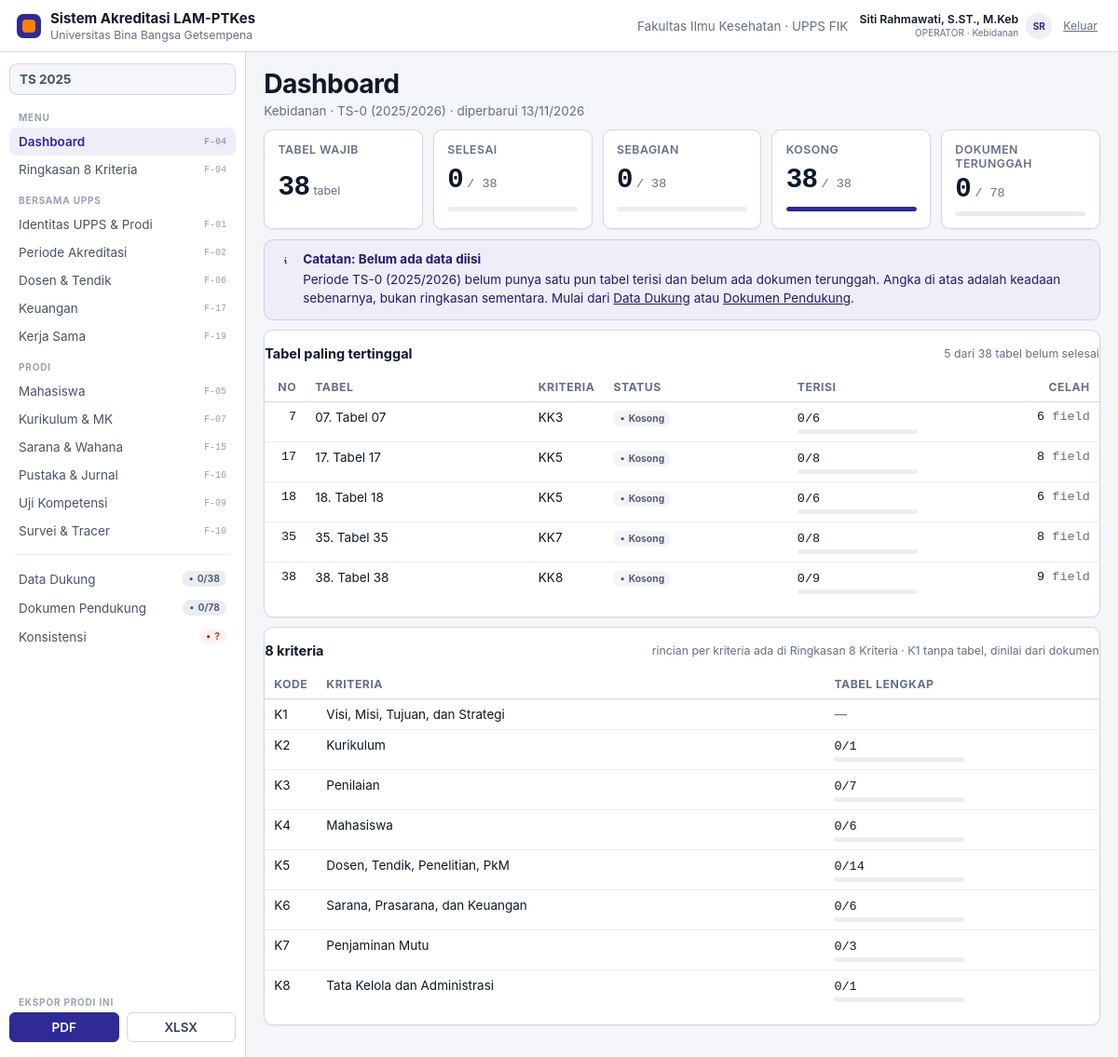
Screenshot of /index.php (signed in) with the database file from the repository.
### tables this page shows
CREATE TABLE pengguna (
  id            INT UNSIGNED NOT NULL AUTO_INCREMENT,
  email         VARCHAR(160) NOT NULL,                
  nama          VARCHAR(160) NOT NULL,
  sandi         VARCHAR(255) NULL,                    
  peran_kode    VARCHAR(32) NOT NULL,
  prodi_id      INT UNSIGNED NULL,                    
  aktif         TINYINT(1) NOT NULL DEFAULT 1,
  dibuat        DATETIME NOT NULL DEFAULT CURRENT_TIMESTAMP,
  masuk_terakhir DATETIME NULL,
  PRIMARY KEY (id),
  UNIQUE KEY uq_pengguna_email (email),
  CONSTRAINT fk_pengguna_peran FOREIGN KEY (peran_kode) REFERENCES peran(kode),
  CONSTRAINT fk_pengguna_prodi FOREIGN KEY (prodi_id) REFERENCES prodi(id)
);

CREATE TABLE prodi (
  id                     INT UNSIGNED NOT NULL AUTO_INCREMENT,
  upps_id                INT UNSIGNED NOT NULL,
  nama_ps                VARCHAR(120) NOT NULL,
  jenjang                ENUM('D-III','Sarjana','Profesi','Sarjana Terapan','Magister','Spesialis') NOT NULL,
  bidang                 VARCHAR(80)  NOT NULL,
  punya_tahap_profesi    TINYINT(1)   NOT NULL DEFAULT 0,
  nama_profesi_lulusan   VARCHAR(80)  NULL,
  lama_studi_semester    TINYINT UNSIGNED NULL,
  nama_uji_kompetensi    VARCHAR(120) NULL,
  peringkat_akreditasi   VARCHAR(40)  NULL,
  tgl_akreditasi         DATE NULL,
  tgl_berakhir_akreditasi DATE NULL,
  aktif                  TINYINT(1) NOT NULL DEFAULT 1,
  dibuat                 DATETIME NOT NULL DEFAULT CURRENT_TIMESTAMP,
  diubah                 DATETIME NOT NULL DEFAULT CURRENT_TIMESTAMP ON UPDATE CURRENT_TIMESTAMP,
  PRIMARY KEY (id),
  UNIQUE KEY uq_prodi_nama (upps_id, nama_ps),
  CONSTRAINT fk_prodi_upps FOREIGN KEY (upps_id) REFERENCES upps(id)
);

CREATE TABLE periode (
  id            INT UNSIGNED NOT NULL AUTO_INCREMENT,
  prodi_id      INT UNSIGNED NOT NULL,
  tahun_ts      SMALLINT UNSIGNED NOT NULL,           
  tahun_ss      SMALLINT UNSIGNED NULL,               
  tgl_pengajuan DATE NULL,
  catatan       VARCHAR(255) NULL,
  aktif         TINYINT(1) NOT NULL DEFAULT 1,
  dibuat        DATETIME NOT NULL DEFAULT CURRENT_TIMESTAMP,
  PRIMARY KEY (id),
  UNIQUE KEY uq_periode (prodi_id, tahun_ts),
  CONSTRAINT fk_periode_prodi FOREIGN KEY (prodi_id) REFERENCES prodi(id),
  CONSTRAINT ck_periode_ts CHECK (tahun_ts BETWEEN 2000 AND 2100)
);

CREATE TABLE IF NOT EXISTS kriteria (
  kode       CHAR(2) NOT NULL,
  nama       VARCHAR(160) NOT NULL,
  PRIMARY KEY (kode)
);

### web/tampilan/kerangka/komponen.php (the view, shortened to what the rows shown need)
<?php
require_once dirname(__DIR__, 2) . '/system/view.php';
function gaya_kerangka(): string
{
    return '<link rel="stylesheet" href="' . e(BASE_URL) . 'aset/css/kerangka.css?v=1">';
}
function kartu(string $judul, string $isi, array $opsi = []): string
{
    $kelas = trim('card ' . (string) ($opsi['kelas'] ?? ''));
    $id = isset($opsi['id']) ? ' id="' . e((string) $opsi['id']) . '"' : '';
    $kepala = '';
    if ($judul !== '' || !empty($opsi['catatan']) || !empty($opsi['aksi'])) {
        $kepala = '<div class="card-head"><h2>' . e($judul) . '</h2>';
        if (!empty($opsi['catatan'])) {
            $kepala .= '<span class="note">' . e((string) $opsi['catatan']) . '</span>';
        }
        $kepala .= '</div>';
    }
    return '<section class="' . e($kelas) . '"' . $id . '>' . $kepala . $isi . '</section>';
}
function tabel_html(array $kolom, array $baris, array $opsi = []): string
{
    $norm = [];
    foreach ($kolom as $k => $kol) {
        $norm[] = [
            'kunci' => (string) ($kol['kunci'] ?? $k),
            'label' => (string) ($kol['label'] ?? $kol['kunci'] ?? $k),
            'kelas' => (string) ($kol['kelas'] ?? ''),
            'html'  => (bool) ($kol['html'] ?? false),
            'lebar' => isset($kol['lebar']) ? (string) $kol['lebar'] : '',
        ];
    }
    $th = '';
    foreach ($norm as $k) {
        $th .= '<th' . ($k['kelas'] !== '' ? ' class="' . e($k['kelas']) . '"' : '')
             . ($k['lebar'] !== '' ? ' style="width:' . e($k['lebar']) . '"' : '') . '>'
             . e($k['label']) . '</th>';
    }
    $tb = '';
    foreach ($baris as $b) {
        $tr = '';
        foreach ($norm as $k) {
            $v = $b[$k['kunci']] ?? null;
            $kelas = $k['kelas'];
            if (is_array($v)) {
                $isi = (string) ($v['html'] ?? e($v['isi'] ?? ''));
                $kelas = trim($kelas . ' ' . (string) ($v['kelas'] ?? ''));
            } elseif ($v === null || $v === '') {
                $isi = '<span class="muted">—</span>';
            } else {
                $isi = $k['html'] ? (string) $v : e($v);
            }
            $tr .= '<td' . ($kelas !== '' ? ' class="' . e($kelas) . '"' : '') . '>' . $isi . '</td>';
        }
        $tb .= '<tr>' . $tr . '</tr>';
    }
    $tabel = '<table class="tbl' . (isset($opsi['kelas']) ? ' ' . e((string) $opsi['kelas']) : '') . '">'
           . '<thead><tr>' . $th . '</tr></thead><tbody>' . $tb . '</tbody></table>';
    return !empty($opsi['tanpa_bungkus']) ? $tabel : '<div class="tbl-wrap">' . $tabel . '</div>';
}
function bar_bagian(float $bagian, float $dari, string $kelas = ''): string
{
    $persen = max(0.0, min(100.0, $bagian / $dari * 100));
    return '<span class="bar' . ($kelas !== '' ? ' ' . e($kelas) : '') . '">'
         . '<i style="width:' . e(number_format($persen, 1, '.', '')) . '%"></i></span>';
}
function strip_angka(array $item): string
{
    $out = '';
    foreach ($item as $it) {
        $nilai = (int) ($it['nilai'] ?? 0);
        $dari = isset($it['dari']) ? (int) $it['dari'] : null;
        $angka = '<b class="num">' . e(number_format($nilai, 0, ',', '.')) . '</b>';
        if ($dari !== null) {
            $angka .= '<span class="strip-dari">/ ' . e(number_format($dari, 0, ',', '.')) . '</span>';
        }
        if (!empty($it['satuan'])) {
            $angka .= ' <span class="strip-satuan">' . e((string) $it['satuan']) . '</span>';
        }
        $out .= '<div class="strip-item">'
              . '<div class="strip-label">' . e((string) ($it['label'] ?? '')) . '</div>'
              . '<div class="strip-angka">' . $angka . '</div>'
              . ($dari !== null ? bar_bagian($nilai, $dari) : '')
              . (!empty($it['ket']) ? '<div class="strip-ket">' . e((string) $it['ket']) . '</div>' : '')
              . '</div>';
    }
    return '<div class="strip">' . $out . '</div>';
}
function rekap_kriteria(int $prodiId, int $periodeId): array
{
    $semua = rekap_semua_tabel($prodiId, $periodeId);
    $per = @rekap_per_kriteria($prodiId, $periodeId);
    $sehat = $per !== [] && array_sum(array_column($per, 'total')) === count($semua);
    if ($sehat) {
        return $per;
    }
    $out = [];
    ksort($out);
    return array_values($out);
}

### web/system/layout.php (shortened to what the rows shown need)
<?php
require_once __DIR__ . '/view.php';
function render(string $judul, string $isi, array $opsi = []): void
{
    $U = pengguna();
    ?><!DOCTYPE html>
<html lang="id">
<head>
<link rel="stylesheet" href="<?= e(BASE_URL) ?>aset/css/app.css?v=1">
</head>
<body>
<header class="topbar">
  <div class="topbar-right">
    <div class="who">
      <div class="who-txt">
        <div class="who-nama"><?= e($U['nama'] ?? '') ?></div>
        <div class="who-peran"><?= e($U['peran_kode'] ?? '') ?><?= $U['prodi_nama'] ? ' · ' . e($U['prodi_nama']) : '' ?></div>
      </div>
      <div class="avatar"><?= e(inisial($U['nama'] ?? '')) ?></div>
      <a class="who-keluar" href="<?= e(BASE_URL) ?>index.php?m=masuk&amp;a=keluar">Keluar</a>
    </div>
  </div>
</header>
<aside class="sidebar" id="sidebar">
  <button class="period"><b>TS <?= e(tahun_ts()) ?></b></button>
</aside>
<main class="main">
  <div class="page-head">
    <div>
      <h1><?= e($judul) ?></h1>
    </div>
  </div>
  <?= $isi ?>
</main>
</body>
</html><?php
}
function inisial(string $nama): string
{
    $bersih = preg_replace('/,.*$/', '', $nama);
    $kata = preg_split('/\s+/', trim($bersih)) ?: [];
    $out = '';
    foreach ($kata as $k) {
        if ($k !== '') {
            $out .= mb_substr($k, 0, 1);
        }
        if (mb_strlen($out) >= 2) {
            break;
        }
    }
    return mb_strtoupper($out);
}
function tahun_ts(): int
{
    static $ts = null;
    if ($ts !== null) {
        return $ts;
    }
    $p = prodi_aktif();
    $ts = (int) qv('SELECT tahun_ts FROM periode WHERE prodi_id = ? AND aktif = 1
                    ORDER BY tahun_ts DESC LIMIT 1',
        [$p], (int) date('Y'));
    return $ts;
}

### rows the page displays
pengguna: nama "Siti Rahmawati, S.ST., M.Keb", peran_kode "OPERATOR", prodi.nama_ps "Kebidanan", nama "SR", prodi.tahun_ts "2025"
kriteria: kode "K1", nama "Visi, Misi, Tujuan, dan Strategi"
kriteria: kode "K2", nama "Kurikulum"
kriteria: kode "K3", nama "Penilaian"
kriteria: kode "K4", nama "Mahasiswa"
kriteria: kode "K5", nama "Dosen, Tendik, Penelitian, PkM"
kriteria: kode "K6", nama "Sarana, Prasarana, dan Keuangan"
kriteria: kode "K7", nama "Penjaminan Mutu"
kriteria: kode "K8", nama "Tata Kelola dan Administrasi"

### other values shown
$grup['kelompok'] "MENU"
$nama "Dashboard"
$fitur "F-04"
$nama "Ringkasan 8 Kriteria"
$grup['kelompok'] "BERSAMA UPPS"
$nama "Identitas UPPS & Prodi"
$fitur "F-01"
$nama "Periode Akreditasi"
$fitur "F-02"
$nama "Dosen & Tendik"
$fitur "F-06"
$nama "Keuangan"
$fitur "F-17"
$nama "Kerja Sama"
$fitur "F-19"
